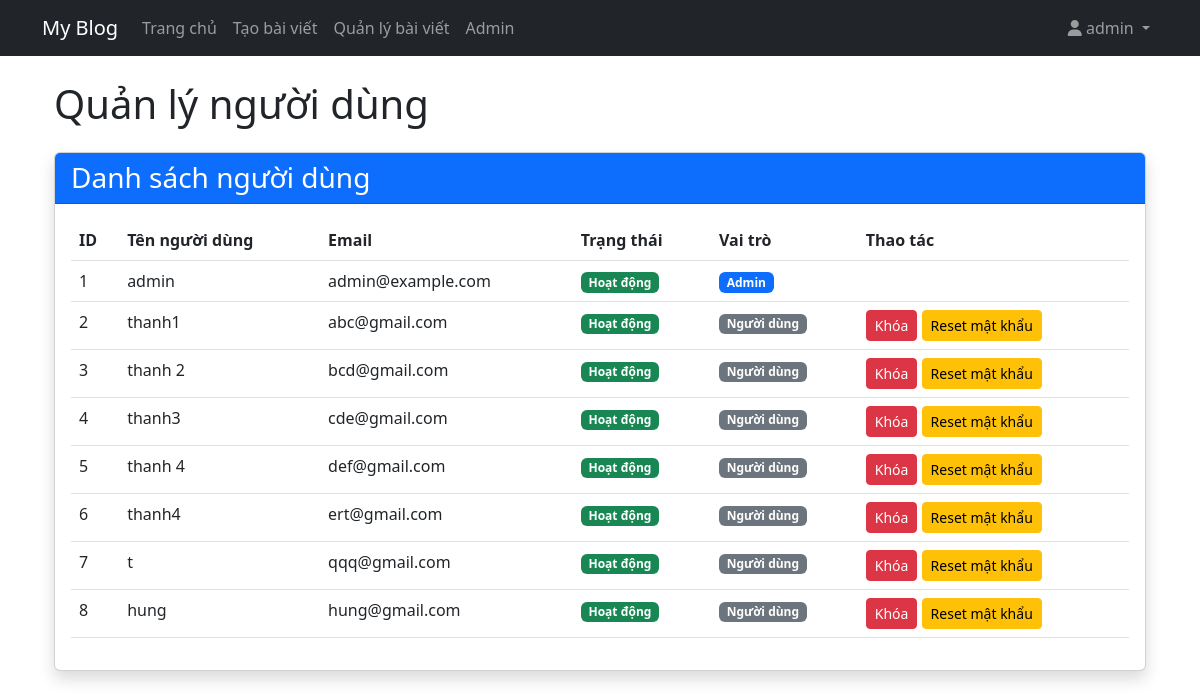
Page /admin (signed in) on the earlier database version.
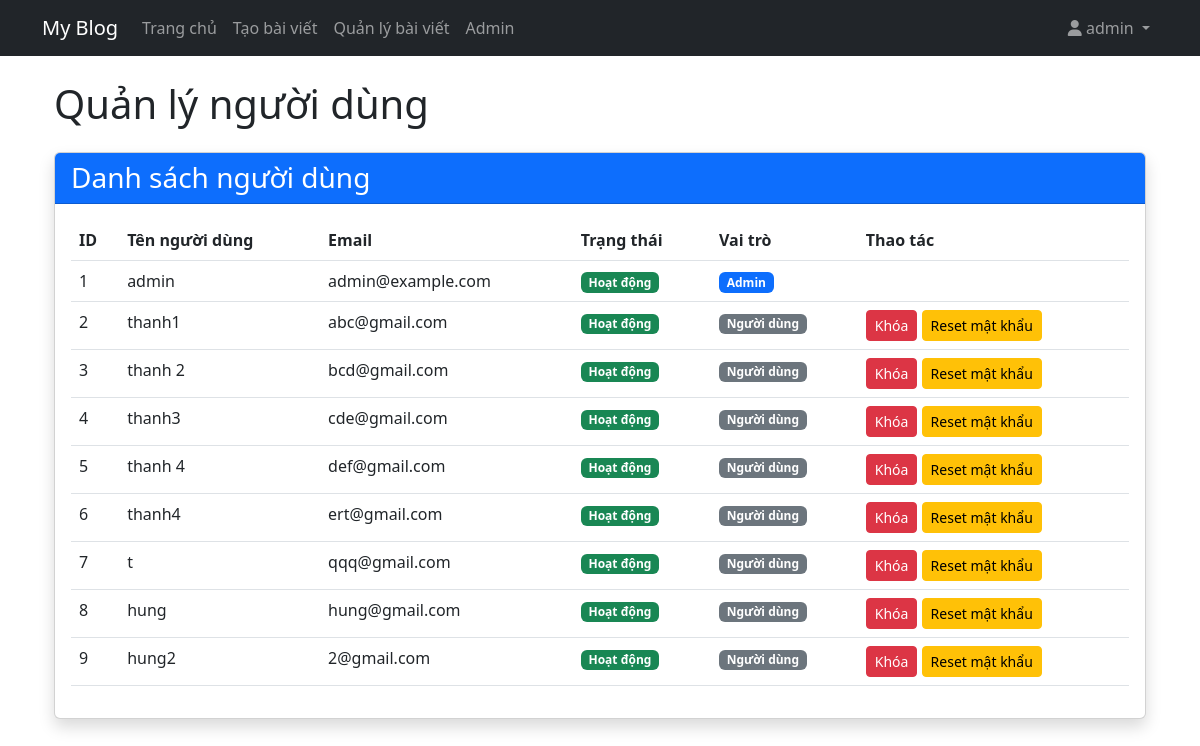
Same page on the later database version.
### my_blog/app.py (models this page shows, shortened)
class User(db.Model, UserMixin):
    id = db.Column(db.Integer, primary_key=True)
    username = db.Column(db.String(20), unique=True, nullable=False)
    email = db.Column(db.String(120), unique=True, nullable=False)
    password = db.Column(db.String(60), nullable=False)
    posts = db.relationship('Post', backref='author', lazy=True)
    is_admin = db.Column(db.Boolean, default=False)
    is_blocked = db.Column(db.Boolean, default=False)

### my_blog/app.py (the view)
@app.route('/admin')
@login_required
@admin_required
def admin_dashboard():
    users = User.query.all()
    return render_template('admin_dashboard.html', users=users)

### my_blog/app.py (called while the page is built)
@login_manager.user_loader
def load_user(user_id):
    return User.query.get(int(user_id))

def admin_required(f):
    @wraps(f)
    def decorated_function(*args, **kwargs):
        if not current_user.is_authenticated or not current_user.is_admin:
            flash('Bạn không có quyền truy cập trang này.', 'danger')
            return redirect(url_for('index'))
        return f(*args, **kwargs)
    return decorated_function

### my_blog/templates/admin_dashboard.html
{% extends "layout.html" %}
{% block content %}
<div class="container mt-4">
    <h1 class="mb-4">Quản lý người dùng</h1>
    <div class="card shadow">
        <div class="card-header bg-primary text-white">
            <h3 class="mb-0">Danh sách người dùng</h3>
        </div>
        <div class="card-body">
            <table class="table table-hover">
                <thead>
                    <tr>
                        <th>ID</th>
                        <th>Tên người dùng</th>
                        <th>Email</th>
                        <th>Trạng thái</th>
                        <th>Vai trò</th>
                        <th>Thao tác</th>
                    </tr>
                </thead>
                <tbody>
                    {% for user in users %}
                    <tr>
                        <td>{{ user.id }}</td>
                        <td>{{ user.username }}</td>
                        <td>{{ user.email }}</td>
                        <td>
                            {% if user.is_blocked %}
                            <span class="badge bg-danger">Đã khóa</span>
                            {% else %}
                            <span class="badge bg-success">Hoạt động</span>
                            {% endif %}
                        </td>
                        <td>
                            {% if user.is_admin %}
                            <span class="badge bg-primary">Admin</span>
                            {% else %}
                            <span class="badge bg-secondary">Người dùng</span>
                            {% endif %}
                        </td>
                        <td>
                            {% if not user.is_admin or current_user.id != user.id %}
                                {% if user.is_blocked %}
                                <a href="{{ url_for('unblock_user', user_id=user.id) }}" class="btn btn-sm btn-success">Mở khóa</a>
                                {% else %}
                                <a href="{{ url_for('block_user', user_id=user.id) }}" class="btn btn-sm btn-danger">Khóa</a>
                                {% endif %}
                                <a href="{{ url_for('reset_password', user_id=user.id) }}" class="btn btn-sm btn-warning">Reset mật khẩu</a>
                            {% endif %}
                        </td>
                    </tr>
                    {% endfor %}
                </tbody>
            </table>
        </div>
    </div>
</div>
{% endblock %}

### my_blog/templates/layout.html (shortened to what this page needs)
<!DOCTYPE html>
<html lang="en">
<head>
    <link rel="stylesheet" href="https://cdn.jsdelivr.net/npm/bootstrap@5.3.0/dist/css/bootstrap.min.css">
</head>
<body>
    <nav class="navbar navbar-expand-lg navbar-dark bg-dark mb-4">
        <div class="container">
            <a class="navbar-brand" href="{{ url_for('index') }}">My Blog</a>
            <div class="collapse navbar-collapse" id="navbarNav">
                <ul class="navbar-nav me-auto">
                    <li class="nav-item">
                        <a class="nav-link" href="{{ url_for('index') }}">Trang chủ</a>
                    </li>
                    {% if current_user.is_authenticated %}
                    <li class="nav-item">
                        <a class="nav-link" href="{{ url_for('create_post') }}">Tạo bài viết</a>
                    </li>
                    <li class="nav-item">
                        <a class="nav-link" href="{{ url_for('manage_posts') }}">Quản lý bài viết</a>
                    </li>
                    {% if current_user.is_admin %}
                    <li class="nav-item">
                        <a class="nav-link" href="{{ url_for('admin_dashboard') }}">Admin</a>
                    </li>
                    {% endif %}
                    {% endif %}
                </ul>
                <ul class="navbar-nav">
                    {% if current_user.is_authenticated %}
                    <li class="nav-item dropdown">
                        <a class="nav-link dropdown-toggle" href="#" id="userDropdown" role="button" data-bs-toggle="dropdown" aria-expanded="false">
                            <i class="fas fa-user"></i> {{ current_user.username }}
                        </a>
                    </li>
                    {% endif %}
                </ul>
            </div>
        </div>
    </nav>
    <div class="container">
        {% block content %}{% endblock %}
    </div>
</body>
</html>

Differences in the rows shown:
added User: id "9", username "hung2", email "2@gmail.com", is_blocked "Hoạt động", is_admin "Người dùng"
